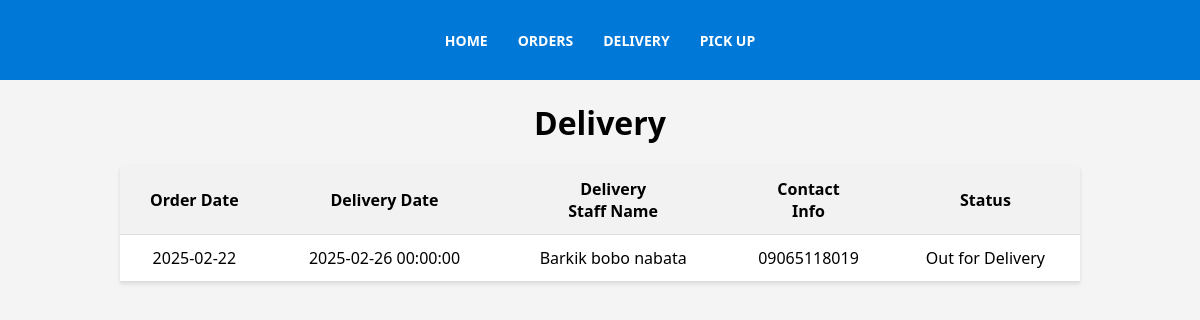
The page /htdocs/Delivery1.php on the database as committed earlier.
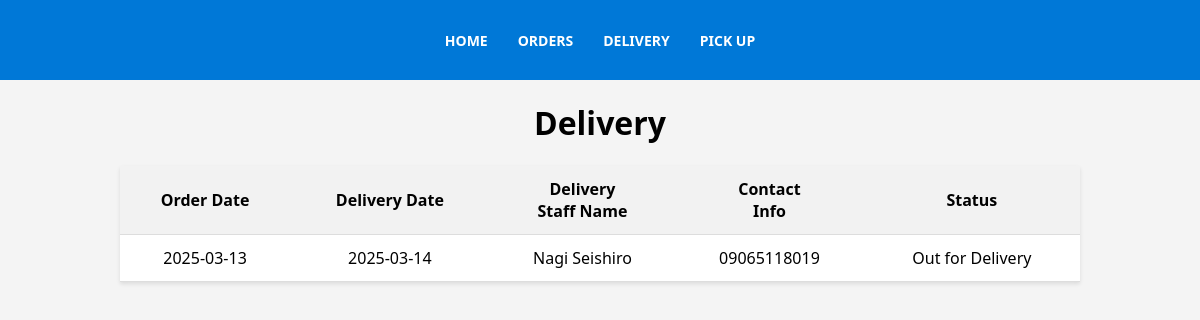
The same page on the database as committed later.
### tables this page shows
CREATE TABLE `Delivery` (
  `Delivery_ID` int(11) NOT NULL AUTO_INCREMENT,
  `Delivery_date` date DEFAULT NULL,
  `Delivery_staff_name` varchar(40) DEFAULT NULL,
  `Contact_info` varchar(40) DEFAULT NULL,
  `Status` varchar(250) NOT NULL DEFAULT 'To be Delivered, Out for Delivery, Delivered',
  `Order_ID` int(11) NOT NULL,
  `Admin_ID` int(11) NOT NULL,
  PRIMARY KEY (`Delivery_ID`),
  KEY `Orders_Delivery` (`Order_ID`),
  KEY `Admin_Delivery` (`Admin_ID`),
  CONSTRAINT `Admin_Delivery` FOREIGN KEY (`Admin_ID`) REFERENCES `Admin` (`Admin_ID`),
  CONSTRAINT `Orders_Delivery` FOREIGN KEY (`Order_ID`) REFERENCES `Orders` (`Order_ID`)
);

CREATE TABLE `Orders` (
  `Order_ID` int(11) NOT NULL AUTO_INCREMENT,
  `Order_date` date NOT NULL,
  `Laundry_type` varchar(40) NOT NULL,
  `Laundry_quantity` varchar(40) NOT NULL,
  `Cleaning_type` varchar(40) NOT NULL,
  `Place` varchar(40) NOT NULL,
  `Priority_number` varchar(40) NOT NULL,
  `Status` varchar(250) NOT NULL DEFAULT 'Pending,In Progress, Completed, To be Delivered, Out for Delivery, Delivered, Ready for Pick up',
  `User_ID` int(11) DEFAULT NULL,
  `Admin_ID` int(11) DEFAULT NULL,
  PRIMARY KEY (`Order_ID`),
  KEY `User_Orders` (`User_ID`),
  KEY `Admin_Orders` (`Admin_ID`),
  CONSTRAINT `Admin_Orders` FOREIGN KEY (`Admin_ID`) REFERENCES `Admin` (`Admin_ID`),
  CONSTRAINT `User_Orders` FOREIGN KEY (`User_ID`) REFERENCES `User` (`User_ID`)
);

### htdocs/Delivery1.php (the view, shortened to what this page needs)
<?php
include 'db_connect.php';
include 'Menu2.php';
?>
<!DOCTYPE html>
<html>
<body>
        <h1 align="center"> Delivery </h1>
        <table align="center" cellspacing="0" cellpadding="10">
        <tr>
            <th>Order Date</th>
            <th>Delivery Date</th>
            <th>Delivery <br> Staff Name</th>
            <th>Contact <br> Info  </th>
            <th>Status</th>
        </tr>
        <?php
       $sql = "SELECT Delivery.*, Orders.Order_date
       FROM Delivery
       INNER JOIN Orders ON Delivery.Order_ID = Orders.Order_ID
       WHERE Delivery.Status = 'Out for Delivery'";
    $result = mysqli_query($conn, $sql);
    if (mysqli_num_rows($result) > 0) {
        while ($row = mysqli_fetch_assoc($result)) {
            echo "<tr>";
            echo "<td>" . $row['Order_date'] . "</td>";
            echo "<td>" . $row['Delivery_date'] . "</td>";
            echo "<td>" . $row['Delivery_staff_name'] . "</td>";
            echo "<td>" . $row['Contact_info'] . "</td>";
            echo "<td>" . $row['Status'] . "</td>";
            echo "</tr>";
        }
    } else {
        echo "<tr><td colspan='5'>No records found.</td></tr>";
    }
    ?>
    </table>
    </body>
</html>

Rows that differ between the two databases and show on the page:
removed delivery: Order_ID.Order_date "2025-02-22", Delivery_date "2025-02-26 00:00:00", Delivery_staff_name "Barkik bobo nabata", Contact_info "09065118019", Status "Out for Delivery"
added delivery: Order_ID.Order_date "2025-03-13", Delivery_date "2025-03-14", Delivery_staff_name "Nagi Seishiro", Contact_info "09065118019", Status "Out for Delivery"
